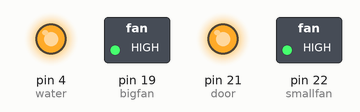
Bench run of a sketch on a simulated Arduino Mega 2560, built with avr-gcc and run on an emulated ATmega2560. Parts: switched loads named in the sketch (green lamp = pin HIGH), output pins drawn as LEDs (lit = HIGH).

Above: at 0.5 s.
At 13.5 s:
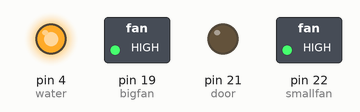
At 23.5 s:
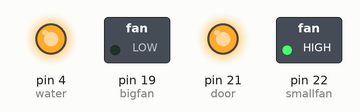
At 33.5 s:
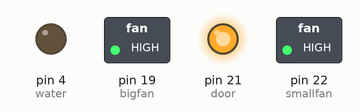
At 39.5 s:
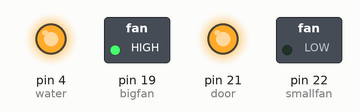
Timing chart, 0 to 46.8 s (numbered marks = the images above):
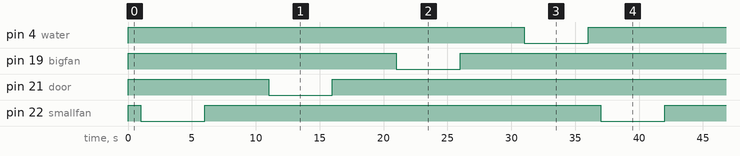

Measured:
- by itself, pin 4 (water): alternates HIGH for 31.0 s and LOW for 5.0 s
- by itself, pin 19 (bigfan), pin 21 (door), pin 22 (smallfan): repeats every 36.0 s: LOW 5.0 s, HIGH 31.0 s
- by itself, everything shown: repeats every 36.0 s, in 8 steps

The sketch:

Relay.ino
```cpp
const int smallfan = 22;
const int door = 21;
const int bigfan = 19;
const int water = 4;

void setup() {
  pinMode(smallfan,OUTPUT);
  pinMode(door,OUTPUT);
  pinMode(bigfan,OUTPUT);
  pinMode(water,OUTPUT);
}
void loop() {
  digitalWrite(smallfan,HIGH); // Active LoW
  digitalWrite(door,HIGH);
  digitalWrite(bigfan,HIGH);
  digitalWrite(water,HIGH);
  delay(1000);

  digitalWrite(smallfan,LOW);
  delay(5000);
  digitalWrite(smallfan,HIGH); // Active LoW
  delay(5000);

  digitalWrite(door,LOW);
  delay(5000);
  digitalWrite(door,HIGH);
  delay(5000);

  digitalWrite(bigfan,LOW);
  delay(5000);
  digitalWrite(bigfan,HIGH);
  delay(5000);

  digitalWrite(water,LOW);
  delay(5000);
}
```
